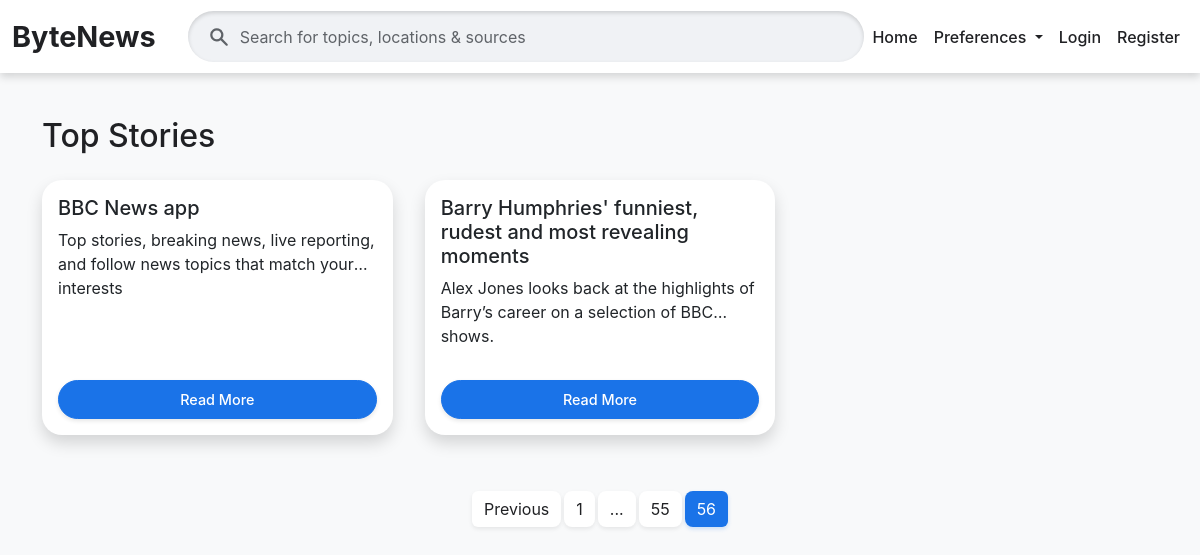
/?page=56, run on the app's committed database.
### news/models.py (models this page shows, shortened)
class Article(models.Model):
    title = models.CharField(max_length=200)
    content = models.TextField()
    publication_date = models.DateTimeField()
    author = models.CharField(max_length=100, blank=True, null=True)
    link = models.URLField(unique=True) # Ensure article links are unique
    categories = models.ManyToManyField(Category, related_name='articles')
    summary = models.TextField(blank=True, null=True) # New field for summary
    slug = models.SlugField(null=True, max_length=255, blank=True)
    approved = models.BooleanField(default=False) # New field to track approval status
    class Meta:
        ordering = ['-publication_date'] # Default ordering for articles
    def approved_status_icon(self): # Renamed for clarity in admin
        return self.approved # Return the boolean value directly
    approved_status_icon.boolean = True # Displays a nice checkmark/x in admin
    approved_status_icon.short_description = "Approved" # Column header in admin

### news/views.py (the view, shortened to what this page needs)
# urls.py: path('', views.ArticleListView.as_view(), name='article_list'), #
class ArticleListView(ListView):
    model = Article
    template_name = 'news/home.html'
    context_object_name = 'articles'
    ordering = ['-publication_date']
    paginate_by = 6
    def get_queryset(self):
        queryset = super().get_queryset()
        category_name = self.request.GET.get('category')
        if category_name:
            return queryset.filter(categories__name__iexact=category_name)
        search_query = self.request.GET.get('q')
        if search_query:
            queryset = queryset.filter(
                Q(title__icontains=search_query) |
                Q(content__icontains=search_query) |
                Q(categories__name__icontains=search_query)
            ).distinct()
        return queryset
    def get_context_data(self, **kwargs):
        ctx = super().get_context_data(**kwargs)
        ctx['categories'] = Category.objects.all().order_by('name')
        ctx['current_category'] = self.request.GET.get('category', '')
        ctx['search_query'] = self.request.GET.get('q', '')
        ctx['recommendations'] = []
        return ctx

### news/templates/news/home.html (shortened to what this page needs)
{% extends 'base.html' %}
{% load static %}
{% block content %}
<h2 class="mb-4">Top Stories</h2>
<div class="row">
    {% for article in articles %}
        <div class="col-md-6 col-lg-4 d-flex">
            <div class="card article-card p-3 flex-fill">
                <h5>{{ article.title }}</h5>
                <p>{{ article.summary|default_if_none:article.content|truncatechars:150 }}</p>
                <a href="{% url 'news:article_detail' slug=article.slug %}" class="btn btn-sm btn-primary mt-2">Read More</a>
            </div>
        </div>
    {% empty %}
        <p>No articles found.</p>
    {% endfor %}
</div>
{% if is_paginated %}
    <nav aria-label="Page navigation">
        <ul class="pagination justify-content-center mt-4">
            {% if page_obj.has_previous %}
                <li class="page-item"><a class="page-link" href="?page={{ page_obj.previous_page_number }}">Previous</a></li>
            {% endif %}
            <li class="page-item "><a class="page-link" href="?page=1">1</a></li>
            {% if page_obj.number > 2 and page_obj.number != 3 %}
                <li class="page-item disabled"><span class="page-link">...</span></li>
            {% endif %}
            {% for i in page_obj.paginator.page_range %}
                {% if i >= page_obj.number|add:"-1" and i <= page_obj.number|add:"1" and i != 1 and i != page_obj.paginator.num_pages %}
                    <li class="page-item "><a class="page-link" href="?page={{ i }}">{{ i }}</a></li>
                {% endif %}
            {% endfor %}
            {% if page_obj.paginator.num_pages > 1 %}
                <li class="page-item {% if page_obj.number == page_obj.paginator.num_pages %}active{% endif %}"><a class="page-link" href="?page={{ page_obj.paginator.num_pages }}">{{ page_obj.paginator.num_pages }}</a></li>
            {% endif %}
        </ul>
    </nav>
{% endif %}
{% endblock %}

### ByteNews/templates/base.html (style rules this page uses)
:root { --gn-bg-light: #f8f9fa; --gn-card-bg: #ffffff; --gn-text-dark: #202124; --gn-text-muted: #5f6368; --gn-blue-accent: #1a73e8; --gn-blue-hover: #1764cc; --gn-border: #dadce0; --gn-input-bg: #f0f2f5; --gn-button-blue: #1a73e8; --gn-button-blue-hover: #1764cc; --gn-alert-bg: #e8f0fe; --gn-alert-border: #a8d1ff; --gn-danger-text: #d93025; --gn-danger-bg: #fce8e6; --gn-danger-border: #fccac7; --gn-success-text: #188038; --gn-success-bg: #e6f4ea; --gn-success-border: #a8daaa; }
body { background-color: var(--gn-bg-light); color: var(--gn-text-dark); font-family: 'Google Sans', 'Inter', sans-serif; }
.card { background-color: var(--gn-card-bg); border: none; border-radius: 20px; box-shadow: 0 8px 16px rgba(0,0,0,0.15); padding: 0.4rem 2.5rem; transition: transform 0.2s ease-in-out, box-shadow 0.2s ease-in-out; }
.btn-primary { background-color: var(--gn-button-blue); border-color: var(--gn-button-blue); color: white; border-radius: 24px; padding: 8px 16px; font-size: 0.9rem; font-weight: 500; text-decoration: none !important; transition: background-color 0.2s ease-in-out, box-shadow 0.2s ease-in-out; box-shadow: 0 2px 4px rgba(0,0,0,0.1); }
.pagination .page-link { background-color: var(--gn-card-bg); color: var(--gn-text-dark); border: none; border-radius: 8px; margin: 0 4px; box-shadow: 0 2px 4px rgba(0,0,0,0.08); }
.pagination .page-item.active .page-link { background-color: var(--gn-blue-accent); border-color: var(--gn-blue-accent); color: white; box-shadow: 0 2px 4px rgba(26, 115, 232, 0.2); }
.article-card { display: flex; flex-direction: column; height: 100%; margin-bottom: 3rem; max-width: 400px; margin-left: auto; margin-right: auto; }
.article-card p { flex-grow: 1; overflow: hidden; margin-bottom: 0; display: -webkit-box; -webkit-line-clamp: 2; -webkit-box-orient: vertical; text-overflow: ellipsis; }
.article-card .btn { margin-top: 0.2rem; }
.row > [class*="col-"] { padding-left: 1rem; padding-right: 1rem; padding-bottom: 2rem; }
.row { margin-left: -1rem; margin-right: -1rem; }

### data on the page
Article: title "BBC News app", summary "Top stories, breaking news, live reporting, and follow news topics that match your interests"
Article: title "Barry Humphries' funniest, rudest and most revealing moments", summary "Alex Jones looks back at the highlights of Barry’s career on a selection of BBC shows."

### other printed values
{{ i }} "55"
{{ page_obj.paginator.num_pages }} "56"
